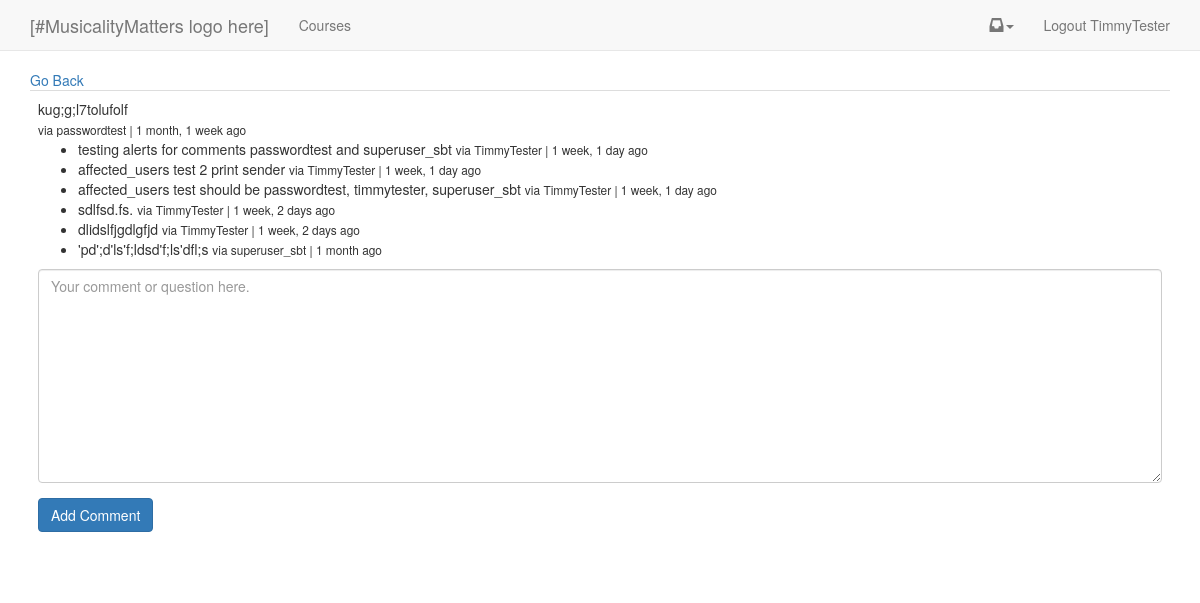
/comment/2 (signed in), run on the app's committed database.
### accounts/models.py (models this page shows, shortened)
class MyUser(AbstractBaseUser):
    username = models.CharField(
        max_length=100,
        unique=True,
    )
    email = models.EmailField(
        verbose_name='email address',
        max_length=255,
        unique=True,
    )
    first_name = models.CharField(max_length=120, null=True, blank=True)
    last_name = models.CharField(max_length=120, null=True, blank=True)
    is_member = models.BooleanField(default=False,
     verbose_name='Paid Member')
    is_active = models.BooleanField(default=True)
    is_admin = models.BooleanField(default=False)
    objects = MyUserManager()
    USERNAME_FIELD = 'username'
    REQUIRED_FIELDS = ['email']

### comments/models.py (models this page shows, shortened)
class Comment(models.Model):
	user = models.ForeignKey(MyUser)
	parent = models.ForeignKey("self", null=True, blank=True)
	path = models.CharField(max_length=350)
	video = models.ForeignKey(Video, null=True, blank=True)
	text = models.TextField()
	updated = models.DateTimeField(auto_now=True, auto_now_add=False)
	timestamp = models.DateTimeField(auto_now=False, auto_now_add=True)
	active = models.BooleanField(default=True)
	objects = CommentManager()
	class Meta:
		ordering = ['-timestamp']
	@property
	def get_origin(self):
		return self.path
	@property
	def get_comment(self):
		return self.text
	@property
	def is_child(self):
		if self.parent is not None:
			return True
		else:
			return False
	@property
	def get_children(self):
		if self.is_child:
			return None
		else:
			return Comment.objects.filter(parent=self)

### comments/views.py (the view)
# urls.py: url(r'^comment/(?P<id>\d+)$', 'comment_thread', name='comment_thread'),
@login_required
def comment_thread(request, id):
	comment = Comment.objects.get(id=id)
	form = CommentForm()
	context = {
	'form':form,
	'comment':comment,
	}
	return render(request, "comments/comment_thread.html", context)

### comments/forms.py
class CommentForm(forms.Form):
	comment = forms.CharField(widget=forms.Textarea(attrs={"placeholder": "Your comment or question here."}))
	def __init__(self, data=None, files=None, **kwargs):
		super(CommentForm, self).__init__(data, files, kwargs)
		self.helper = FormHelper()
		self.helper.form_show_labels = False
		self.helper.add_input(Submit('submit', 'Add Comment',css_class='btn btn-primary'))

### accounts/models.py (called while the page is built)
    def get_queryset(self):
        return MyUserQuerySet(self.model, using=self._db)

### templates/comments/comment_thread.html (shortened to what this page needs)
{% extends "base.html" %}
{% load crispy_forms_tags %}
{% block content %}
<a href='{{ comment.get_origin }}'>Go Back</a>
<table class='table'>
<tr><td>{{ comment.get_comment }}
<br/><small>via {{ comment.user }} | {{ comment.timestamp|timesince }} ago</small>
{% if not comment.is_child %}
	<ul>
	{% for child in comment.get_children %}
	<li>{{ child.get_comment }}
	<small> via {{ child.user }} | {{child.timestamp|timesince }} ago</small></li>
	{% endfor %}
	</ul>
		<div>
			<form method="POST" action='{% url "comment_create" %}'>{% csrf_token %}
			{% crispy form form.helper %}
			</form>
		</div>
	{% endif %}
</td></tr>
</table>
{% endblock %}

### templates/navbar.html (shortened to what this page needs)
    <nav class="navbar navbar-default navbar-static-top">
      <div class="container">
        <div class="navbar-header">
          <a class="navbar-brand" href="#">[#MusicalityMatters logo here]</a>
        </div>
        <div id="navbar" class="navbar-collapse collapse">
          <ul class="nav navbar-nav">
            <li><a href="{% url 'courses' %}">Courses</a></li>
          </ul>
          <ul class="nav navbar-nav navbar-right">
            {% if user.is_authenticated%}
            <li class="dropdown">
          <a href="#" class="dropdown-toggle notification-toggle" data-toggle="dropdown" role="button" aria-haspopup="true" aria-expanded="false"><span class="glyphicon glyphicon-inbox" aria-hidden="true"></span><span class="caret"></span></a>
        </li>
            <li><a href="{% url 'logout' %}">Logout {{ user }}</a></li>
            {% else %}
            <li><a href="{% url 'login' %}">Login</a></li>
            {% endif %}
          </ul>
        </div>
      </div>
    </nav>

### data on the page
MyUser: username "TimmyTester"
Comment: get_comment "kug;g;l7tolufolf", user "passwordtest", timestamp "1 month, 1 week"
Comment: get_comment "testing alerts for comments passwordtest and superuser_sbt", user "TimmyTester", timestamp "1 week, 1 day"
Comment: get_comment "affected_users test 2 print sender", user "TimmyTester", timestamp "1 week, 1 day"
Comment: get_comment "affected_users test should be passwordtest, timmytester, superuser_sbt", user "TimmyTester", timestamp "1 week, 1 day"
Comment: get_comment "sdlfsd.fs.", user "TimmyTester", timestamp "1 week, 2 days"
Comment: get_comment "dlidslfjgdlgfjd", user "TimmyTester", timestamp "1 week, 2 days"
Comment: get_comment "'pd';d'ls'f;ldsd'f;ls'dfl;s", user "superuser_sbt", timestamp "1 month"
